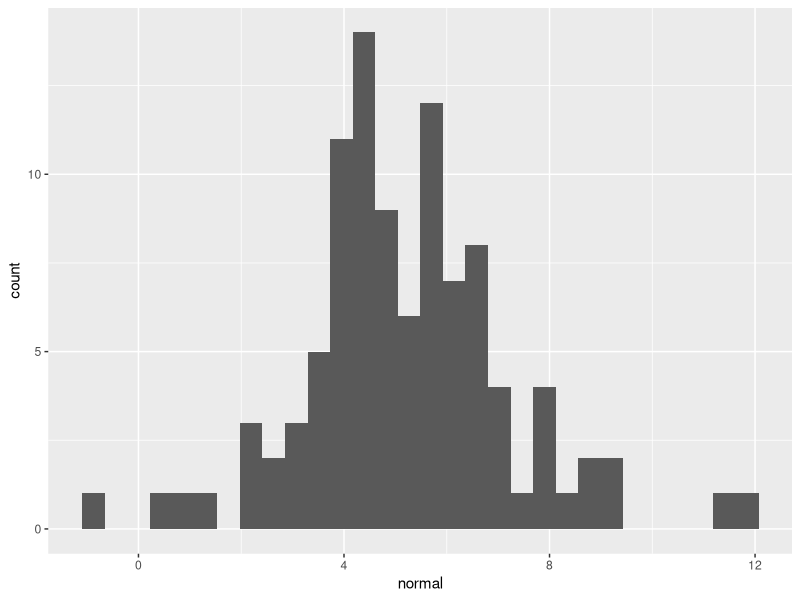

Source code (R):
## ---- chunk 1
knitr::opts_chunk$set(
  warning = FALSE, # keine Warnungen
  message = FALSE, # keine Nachrichten
  echo = TRUE, # Code wird auch abgebildet
  comment = "#>", # so kann man Kommentare als solche kennzeichnen
  fig.path = "../figures/", # hier werden Bilder gespeichert
  fig.width=10, 
  fig.height=10
)

## ---- chunk 2
library(palmerpenguins)
data("penguins")
## ---- chunk 3
normal <- rnorm(100, 
                mean=5, 
                sd=2)
## ---- chunk 4
library(ggplot2)
ggplot()+
  geom_histogram(aes(x = normal))
